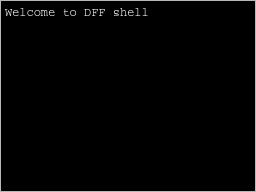
<?xml version="1.0" encoding="UTF-8"?>
<!--
DFF - An Open Source Digital Forensics Framework
Copyright (C) 2009-2013 ArxSys

This program is free software, distributed under the terms of
the GNU General Public License Version 2. See the LICENSE file
at the top of the source tree.

See http://www.digital-forensic.org for more information about this
project. Please do not directly contact any of the maintainers of
DFF for assistance; the project provides a web site, mailing lists
and IRC channels for your use.

Author(s):
Christophe Malinge cma@digital-forensic.org
-->
<ui version="4.0">
 <class>Shell</class>
 <widget class="QTextEdit" name="Shell">
  <property name="geometry">
   <rect>
    <x>0</x>
    <y>0</y>
    <width>256</width>
    <height>192</height>
   </rect>
  </property>
  <property name="palette">
   <palette>
    <active>
     <colorrole role="Text">
      <brush brushstyle="SolidPattern">
       <color alpha="255">
        <red>255</red>
        <green>255</green>
        <blue>255</blue>
       </color>
      </brush>
     </colorrole>
     <colorrole role="Base">
      <brush brushstyle="SolidPattern">
       <color alpha="255">
        <red>0</red>
        <green>0</green>
        <blue>0</blue>
       </color>
      </brush>
     </colorrole>
    </active>
    <inactive>
     <colorrole role="Text">
      <brush brushstyle="SolidPattern">
       <color alpha="255">
        <red>255</red>
        <green>255</green>
        <blue>255</blue>
       </color>
      </brush>
     </colorrole>
     <colorrole role="Base">
      <brush brushstyle="SolidPattern">
       <color alpha="255">
        <red>0</red>
        <green>0</green>
        <blue>0</blue>
       </color>
      </brush>
     </colorrole>
    </inactive>
    <disabled>
     <colorrole role="Text">
      <brush brushstyle="SolidPattern">
       <color alpha="255">
        <red>106</red>
        <green>104</green>
        <blue>100</blue>
       </color>
      </brush>
     </colorrole>
     <colorrole role="Base">
      <brush brushstyle="SolidPattern">
       <color alpha="255">
        <red>212</red>
        <green>208</green>
        <blue>200</blue>
       </color>
      </brush>
     </colorrole>
    </disabled>
   </palette>
  </property>
  <property name="font">
   <font>
    <family>Courier</family>
    <underline>false</underline>
   </font>
  </property>
  <property name="windowTitle">
   <string>Shell</string>
  </property>
  <property name="windowIcon">
   <iconset resource="../gui.qrc">
    <normaloff>:/shell.png</normaloff>:/shell.png</iconset>
  </property>
  <property name="frameShape">
   <enum>QFrame::StyledPanel</enum>
  </property>
  <property name="frameShadow">
   <enum>QFrame::Raised</enum>
  </property>
  <property name="plainText">
   <string>Welcome to DFF shell</string>
  </property>
 </widget>
 <resources>
  <include location="../gui.qrc"/>
 </resources>
 <connections/>
</ui>
